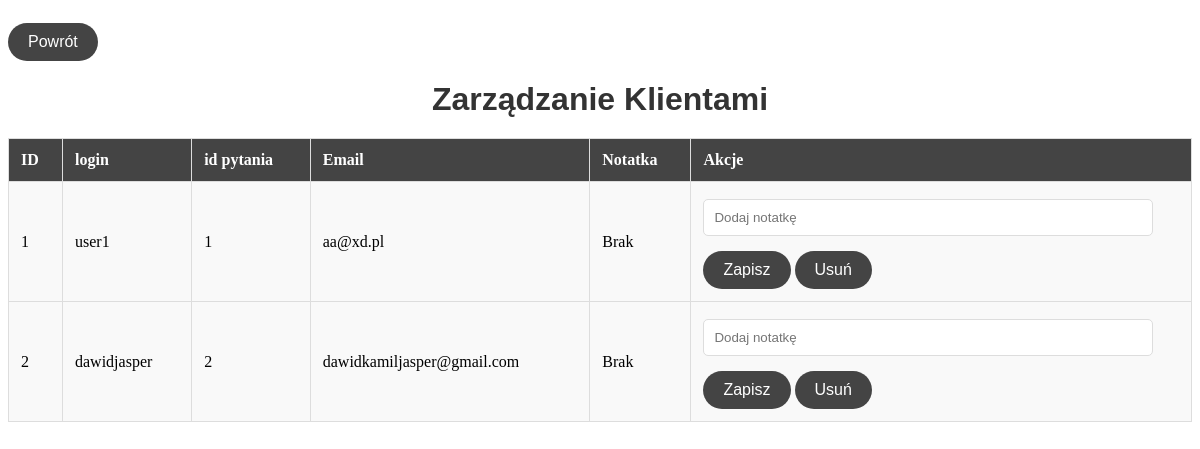
Page /customers.php on the earlier database version.
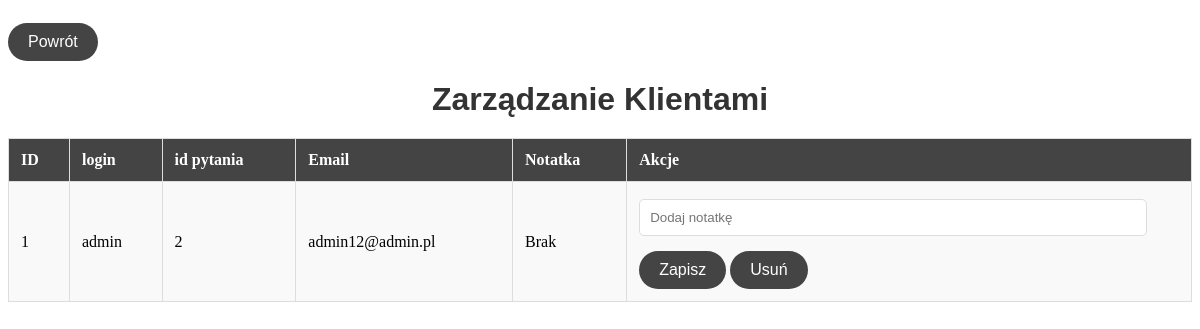
Same page on the later database version.
### tables this page shows
CREATE TABLE `konto_uzytkownika` (
  `id` int(11) NOT NULL,
  `login` varchar(50) DEFAULT NULL,
  `haslo` varchar(255) DEFAULT NULL,
  `email` varchar(50) DEFAULT NULL,
  `adres` varchar(50) DEFAULT NULL,
  `data_urodzenia` date DEFAULT NULL,
  `id_pytania_pomocniczego` int(11) DEFAULT NULL,
  `odpowiedz` varchar(255) DEFAULT NULL
);

### customers.php (the view, shortened to what this page needs)
<?php
include('database.php');
$customers = $pdo->query("SELECT * FROM konto_uzytkownika")->fetchAll();
?>
<!DOCTYPE html>
<html lang="pl">
<head>
    <link rel="stylesheet" href="styling.css">
</head>
<body>
<button class="przenies" onclick="window.location.href='admin.php'">Powrót</button>
    <h1>Zarządzanie Klientami</h1>
    <table>
        <tr>
            <th>ID</th>
            <th>login</th>
            <th>id pytania</th>
            <th>Email</th>
            <th>Notatka</th>
            <th>Akcje</th>
        </tr>
        <?php foreach ($customers as $customer): ?>
        <tr>
            <td><?= $customer['id'] ?></td>
            <td><?= $customer['login'] ?></td>
            <td><?= $customer['id_pytania_pomocniczego'] ?></td>
            <td><?= $customer['email'] ?></td>
            <td><?= $customer['note'] ?? 'Brak' ?></td>
            <td>
                <form action="customers.php" method="POST" style="display:inline;">
                    <input type="text" name="note" placeholder="Dodaj notatkę">
                    <button type="submit" name="add_note">Zapisz</button>
                </form>
                <form action="customers.php" method="POST" style="display:inline;">
                    <button type="submit" name="delete_user" onclick="return confirm('Czy na pewno chcesz usunąć tego użytkownika?')">Usuń</button>
                </form>
            </td>
        </tr>
        <?php endforeach; ?>
    </table>
</body>
</html>

Differences in the rows shown:
removed konto_uzytkownika: id "2", login "dawidjasper", id_pytania_pomocniczego "2", email "dawidkamiljasper@gmail.com", note "Brak"
changed konto_uzytkownika id 1: login "user1" → "admin"; id_pytania_pomocniczego "1" → "2"; email "aa@xd.pl" → "admin12@admin.pl"
